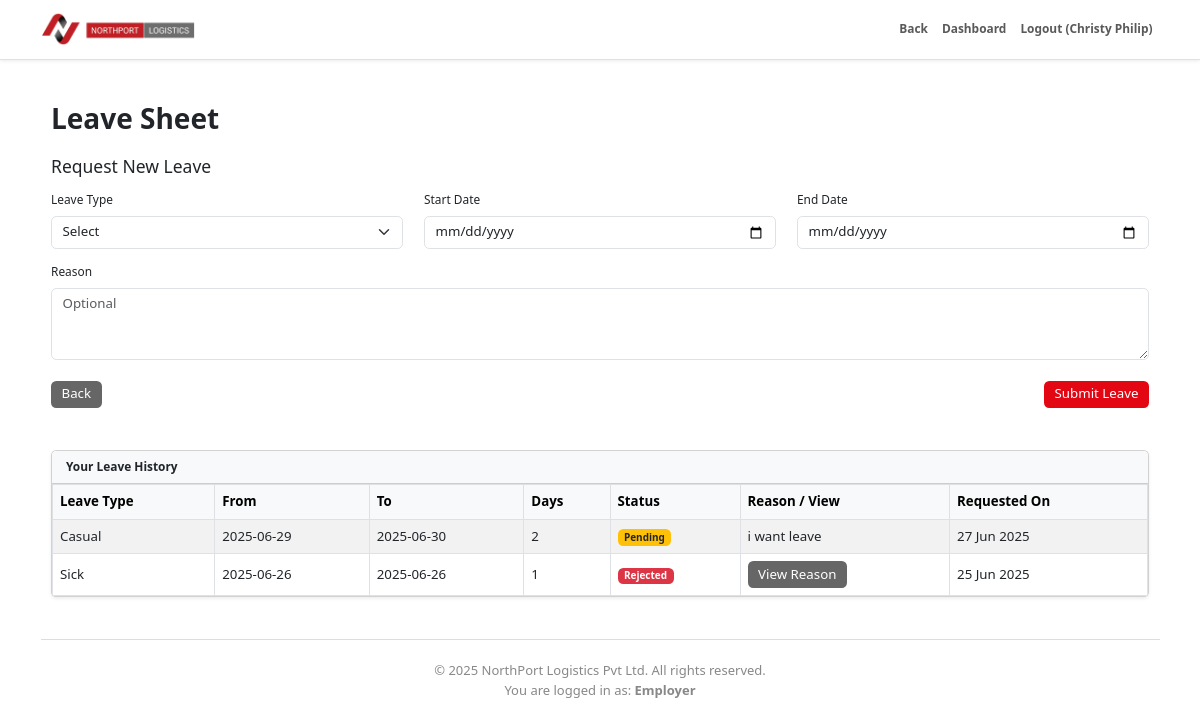
Page /admin/employee_leave.php (signed in) on the committed database.
### tables this page shows
CREATE TABLE `employee_leaves` (
  `id` int(11) NOT NULL,
  `employee_id` int(11) NOT NULL,
  `leave_type` varchar(50) NOT NULL,
  `start_date` date NOT NULL,
  `end_date` date NOT NULL,
  `reason` text DEFAULT NULL,
  `status` enum('Pending','Approved','Rejected') DEFAULT 'Pending',
  `admin_reason` text DEFAULT NULL,
  `employer_reject_reason` text DEFAULT NULL,
  `cancelled` tinyint(1) NOT NULL DEFAULT 0,
  `cancelled_at` datetime DEFAULT NULL,
  `requested_on` datetime NOT NULL DEFAULT current_timestamp(),
  `created_at` timestamp NOT NULL DEFAULT current_timestamp(),
  `updated_at` timestamp NOT NULL DEFAULT current_timestamp() ON UPDATE current_timestamp(),
  `rejected_by` int(11) DEFAULT NULL,
  `rejected_at` datetime DEFAULT NULL
);

### admin/employee_leave.php (the view, shortened to what this page needs)
<?php
require_once '../includes/header.php';
$userId = $_SESSION['user_id'] ?? 0;
$stmt = $pdo->prepare("SELECT * FROM employee_leaves WHERE employee_id = ? ORDER BY created_at DESC");
$stmt->execute([$userId]);
$leaves = $stmt->fetchAll();
?>
<div class="content-small container my-5">
    <h2 class="fw-bold mb-4">Leave Sheet</h2>
    <form method="POST" class="mb-5">
        <h5 class="mb-3">Request New Leave</h5>
        <div class="row">
            <div class="col-md-4 mb-3">
                <label class="form-label">Leave Type</label>
                <select name="leave_type" class="form-select" required>
                    <option value="">Select</option>
                </select>
            </div>
            <div class="col-md-4 mb-3">
                <label class="form-label">Start Date</label>
                <input type="date" name="start_date" class="form-control" required>
            </div>
            <div class="col-md-4 mb-3">
                <label class="form-label">End Date</label>
                <input type="date" name="end_date" class="form-control" required>
            </div>
        </div>
        <div class="mb-3">
            <label class="form-label">Reason</label>
            <textarea name="reason" class="form-control" rows="3" placeholder="Optional"></textarea>
        </div>
        <div class="mt-4 d-flex justify-content-between">
            <a href="dashboard.php" class="btn btn-secondary">Back</a>
            <button type="submit" class="btn btn-danger">Submit Leave</button>
        </div>
    </form>
    <div class="card shadow-sm">
        <div class="card-header bg-light fw-bold">Your Leave History</div>
        <div class="table-responsive">
            <table class="table table-bordered table-striped mb-0 align-middle">
                <thead class="table-light">
                    <tr>
                        <th>Leave Type</th>
                        <th>From</th>
                        <th>To</th>
                        <th>Days</th>
                        <th>Status</th>
                        <th>Reason / View</th>
                        <th>Requested On</th>
                    </tr>
                </thead>
                <tbody>
                    <?php if (count($leaves) === 0): ?>
                        <tr>
                            <td colspan="7" class="text-center text-muted">No leave requests found.</td>
                        </tr>
                    <?php else: foreach ($leaves as $leave): ?>
                        <tr>
                            <td><?= htmlspecialchars($leave['leave_type']) ?></td>
                            <td><?= htmlspecialchars($leave['start_date']) ?></td>
                            <td><?= htmlspecialchars($leave['end_date']) ?></td>
                            <td><?= (new DateTime($leave['start_date']))->diff(new DateTime($leave['end_date']))->days + 1 ?></td>
                            <td>
                                <span class="badge
                                    <?= $leave['status'] === 'Approved' ? 'bg-success' : ($leave['status'] === 'Rejected' ? 'bg-danger' : 'bg-warning text-dark') ?>">
                                    <?= htmlspecialchars($leave['status']) ?>
                                </span>
                            </td>
                            <td>
                                <?php if ($leave['status'] === 'Rejected'): ?>
                                    <a href="view_leave_reason.php?id=<?= $leave['id'] ?>" target="_blank" class="btn btn-secondary">View Reason</a>
                                <?php else: ?>
                                    <?= htmlspecialchars($leave['reason']) ?: '-' ?>
                                <?php endif; ?>
                            </td>
                            <td><?= date('d M Y', strtotime($leave['created_at'])) ?></td>
                        </tr>
                    <?php endforeach; endif; ?>
                </tbody>
            </table>
        </div>
    </div>
</div>
<?php require_once '../includes/admin_footer.php'; ?>

### includes/header.php (style rules this page uses)
html { font-size: 14px; }

### admin/employee_leave.php (style rules this page uses)
.btn { font-size: 0.8rem; padding: 0.25rem 0.75rem; }
.btn-danger { background-color: #e30613; border: none; }
.btn-secondary { background-color: #666; border: none; }
.content-small { font-size: 0.85rem; }
.content-small table, .content-small .form-control, .content-small .form-select, .content-small .btn { font-size: 0.95rem; }

### rows in the picture
employee_leaves: leave_type "Casual", start_date "2025-06-29", end_date "2025-06-30", days "2", status "Pending", reason "i want leave", created_at "27 Jun 2025"
employee_leaves: leave_type "Sick", start_date "2025-06-26", end_date "2025-06-26", start_date+end_date "1", status "Rejected", created_at "25 Jun 2025"

### other values in the picture
safeOutput($username) "Christy Philip"
$userRole "Employer"
